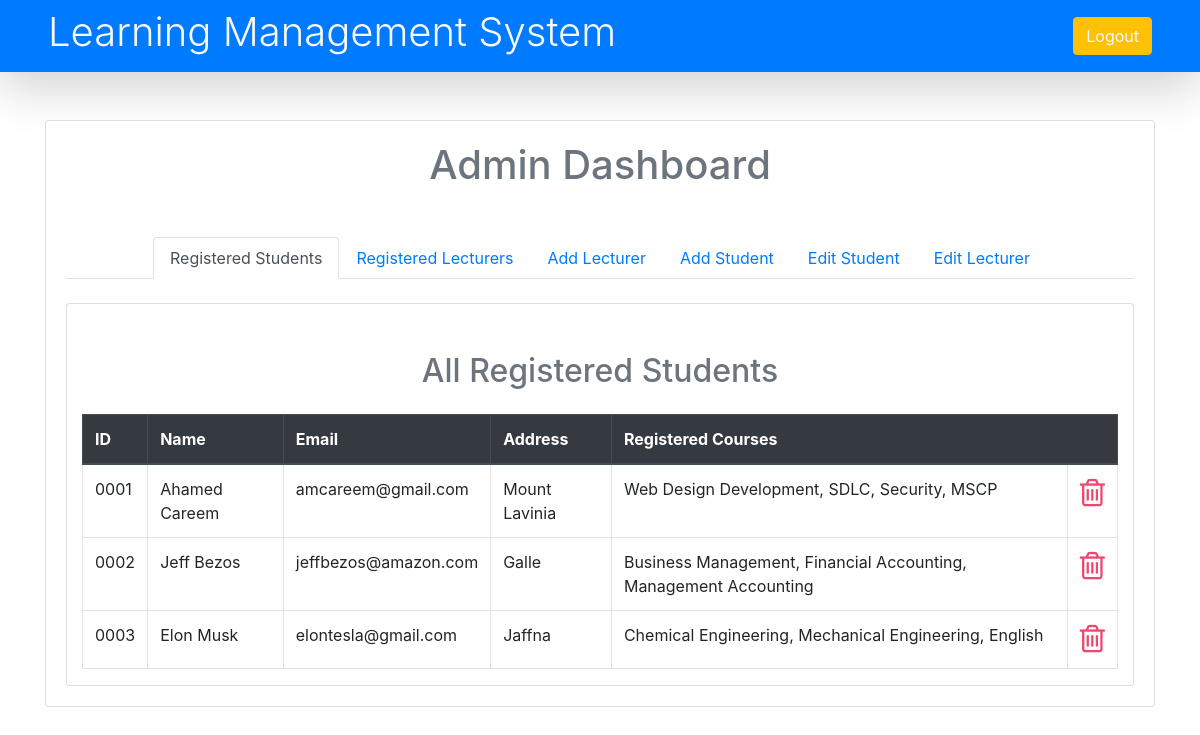
The app's page /admindashboard.php with its own data.
### tables this page shows
CREATE TABLE `student` (
  `name` varchar(64) NOT NULL,
  `email` varchar(64) NOT NULL,
  `address` varchar(128) NOT NULL,
  `courses` varchar(256) NOT NULL,
  `id` varchar(128) NOT NULL,
  `password` varchar(256) NOT NULL
);

### admindashboard.php (the view, shortened to what this page needs)
<?php
$servername = "localhost";
$username = "root";
$pass = "";
$dbname = "wddlms";
$conn = new mysqli($servername, $username, $pass, $dbname);
$students_data = $conn->query("SELECT * FROM student ;")->fetch_all();
?>
<!doctype html>
<html lang="en">
<head>
  <link rel="stylesheet" href="https://stackpath.bootstrapcdn.com/bootstrap/4.3.1/css/bootstrap.min.css">
  <link rel="stylesheet" href="https://maxcdn.bootstrapcdn.com/font-awesome/4.7.0/css/font-awesome.min.css">
</head>
<body>
  <header>
    <div class="container-fluid shadow-lg">
      <div class="row">
        <div class="col-sm-12 d-flex justify-content-between align-items-center px-5 py-2  bg-primary text-light">
          <h1 class="h1 font-weight-light">Learning Management System</h1>
          <a name="logout" id="logout" class="btn btn-warning" onclick="window.location = 'http://localhost/wddassignment'" role="button">Logout</a>
        </div>
      </div>
    </div>
  </header>
  <div class="container my-5 ">
    <div class="row">
      <div class="col-md-12 mx-auto">
        <div class="card card-body">
          <h1 class="text-secondary text-center mb-4"> </i>Admin Dashboard </h1>
          <ul class="nav nav-tabs md-tabs d-flex justify-content-center my-4" id="myTabMD" role="tablist">
            <li class="nav-item">
              <a class="nav-link active" id="admin-tab-md" data-toggle="tab" href="#registered-student" role="tab" aria-controls="registered-student-md" aria-selected="true">Registered Students</a>
            </li>
            <li class="nav-item">
              <a class="nav-link" id="registered-lecturer-tab-md" data-toggle="tab" href="#registered-lecturer-md" role="tab" aria-controls="registered-lecturer-md" aria-selected="false">Registered Lecturers</a>
            </li>
            <li class="nav-item">
              <a class="nav-link" id="add-lecturer-tab-md" data-toggle="tab" href="#add-lecturer-md" role="tab" aria-controls="add-lecturer-md" aria-selected="false">Add Lecturer</a>
            </li>
            <li class="nav-item">
              <a class="nav-link" id="add-student-tab-md" data-toggle="tab" href="#add-student-md" role="tab" aria-controls="add-student-md" aria-selected="false">Add Student</a>
            </li>
            <li class="nav-item">
              <a class="nav-link" id="edit-student-tab-md" data-toggle="tab" href="#edit-student-md" role="tab" aria-controls="edit-student-md" aria-selected="false">Edit Student</a>
            </li>
            <li class="nav-item">
              <a class="nav-link" id="edit-lecturer-tab-md" data-toggle="tab" href="#edit-lecturer-md" role="tab" aria-controls="edit-lecturer-md" aria-selected="false">Edit Lecturer</a>
            </li>
          </ul>
          <div class="tab-content card pt-5" id="myTabContentMD">
            <div class="tab-pane fade show active" id="registered-student" role="tabpanel" aria-labelledby="registered-student-md">
              <h2 class="h2 text-center text-secondary">All Registered Students</h2>
              <div class="container">
                <div class="table-responsive">
                  <table class="table table-bordered table-hover my-3" table_type="student">
                    <thead class="thead-dark">
                      <tr>
                        <th>ID</th>
                        <th>Name</th>
                        <th>Email</th>
                        <th>Address</th>
                        <th colspan="2">Registered Courses</th>
                      </tr>
                    </thead>
                    <tbody>
                      <?php
                      foreach ($students_data as $student) {
                        echo <<<SD
                        <tr>
                          <td scope='row'> $student[4] </td>
                          <td> $student[0] </td>
                          <td> $student[1] </td>
                          <td> $student[2] </td>
                          <td> $student[3] </td>
                          <td style="cursor: pointer; color: #ef476f" title="delete" onclick="removeRecord(this)" > <i class="fa fa-trash-o fa-2x" aria-hidden="true"></i> </td>
                        </tr>
                        SD;
                      }
                      ?>
                    </tbody>
                  </table>
                </div>
              </div>
            </div>
          </div>
</body>
</html>

### records on screen
student: id "0001", name "Ahamed Careem", email "amcareem@gmail.com", address "Mount Lavinia", courses "Web Design Development, SDLC, Security, MSCP"
student: id "0002", name "Jeff Bezos", email "jeffbezos@amazon.com", address "Galle", courses "Business Management, Financial Accounting, Management Accounting"
student: id "0003", name "Elon Musk", email "elontesla@gmail.com", address "Jaffna", courses "Chemical Engineering, Mechanical Engineering, English"
